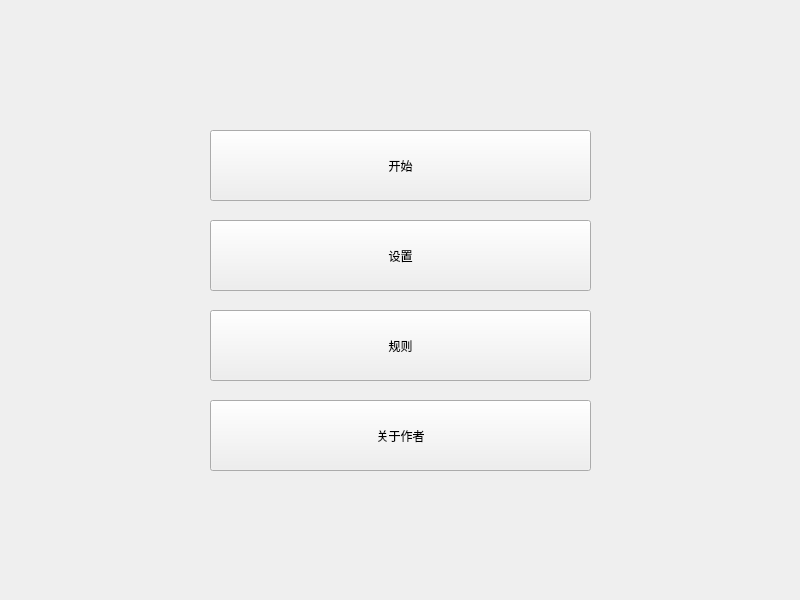
<?xml version="1.0" encoding="UTF-8"?>
<ui version="4.0">
 <class>MainWindow</class>
 <widget class="QMainWindow" name="MainWindow">
  <property name="geometry">
   <rect>
    <x>0</x>
    <y>0</y>
    <width>800</width>
    <height>600</height>
   </rect>
  </property>
  <property name="windowTitle">
   <string>京剧</string>
  </property>
  <property name="styleSheet">
   <string notr="true"/>
  </property>
  <widget class="QWidget" name="centralwidget">
   <widget class="QPushButton" name="startButton">
    <property name="geometry">
     <rect>
      <x>210</x>
      <y>130</y>
      <width>381</width>
      <height>71</height>
     </rect>
    </property>
    <property name="text">
     <string>开始</string>
    </property>
   </widget>
   <widget class="QPushButton" name="rulesButton">
    <property name="geometry">
     <rect>
      <x>210</x>
      <y>310</y>
      <width>381</width>
      <height>71</height>
     </rect>
    </property>
    <property name="text">
     <string>规则</string>
    </property>
   </widget>
   <widget class="QPushButton" name="settingsButton">
    <property name="geometry">
     <rect>
      <x>210</x>
      <y>220</y>
      <width>381</width>
      <height>71</height>
     </rect>
    </property>
    <property name="text">
     <string>设置</string>
    </property>
   </widget>
   <widget class="QPushButton" name="aboutButton">
    <property name="geometry">
     <rect>
      <x>210</x>
      <y>400</y>
      <width>381</width>
      <height>71</height>
     </rect>
    </property>
    <property name="text">
     <string>关于作者</string>
    </property>
   </widget>
  </widget>
 </widget>
 <resources>
  <include location="../../../../venv/Lib/site-packages/QtDesigner/bckg.qrc"/>
 </resources>
 <connections/>
</ui>
